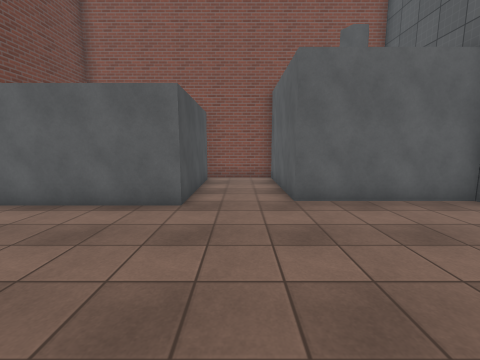
View 1 (above)

18 first-person views from a walk through a scene from a Unity 3-D project. The camera is 1.5 m above the floor, tilts 8° down and sees 90° across. The floor is counted in squares, 1 m on a side. Each view is taken from the middle of a square. On the plan, view 1 faces up. The plan holds only what a view shows up to about 13 squares ahead; the rest is blank. The player is left out. Surface patterns are stand-ins for the level's own textures.

View 2
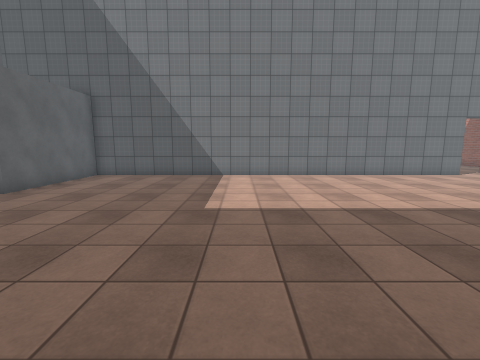

View 3
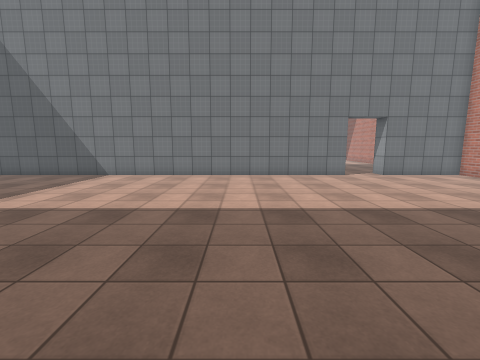

View 4
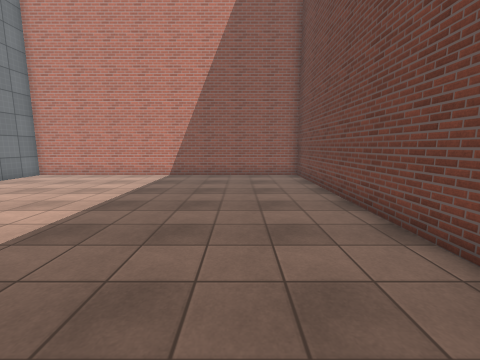

View 5
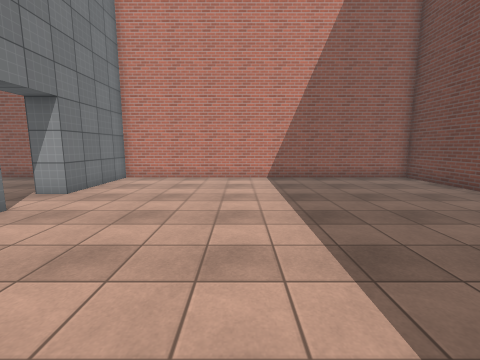

View 6
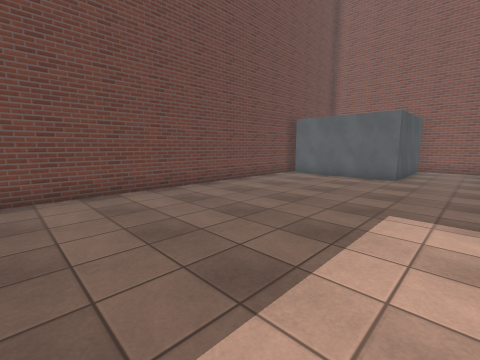

View 7
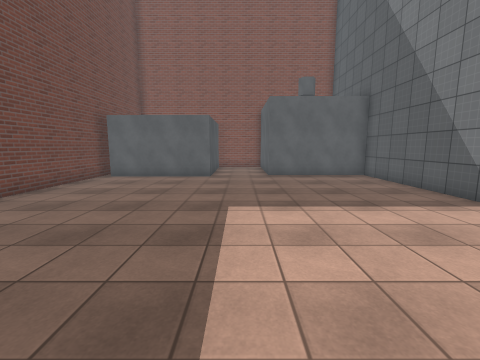

View 8
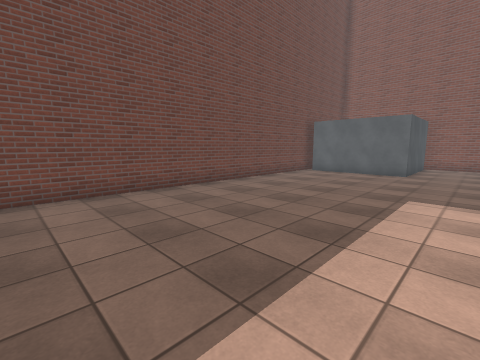

View 9
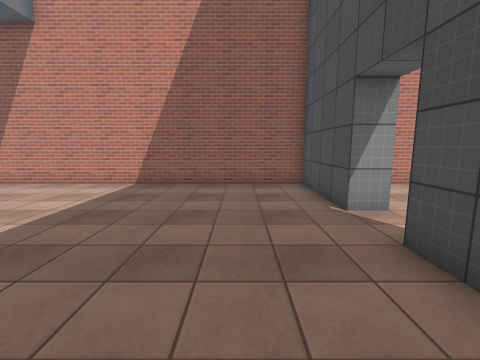

View 10
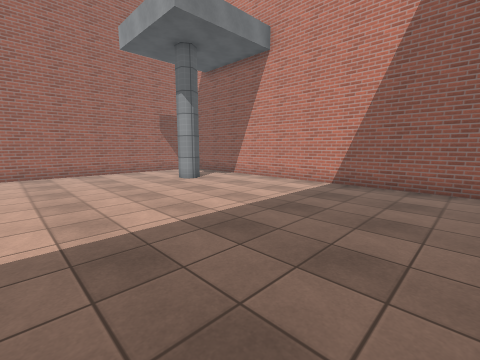

View 11
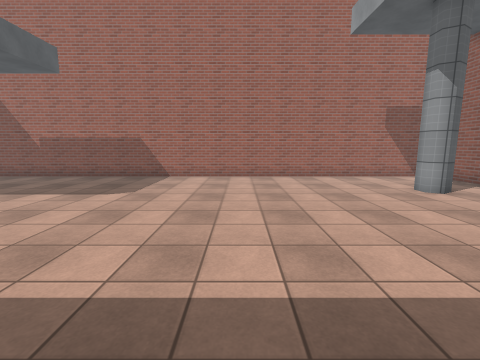

View 12
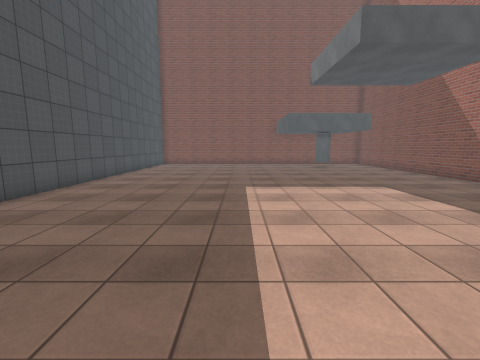

View 13
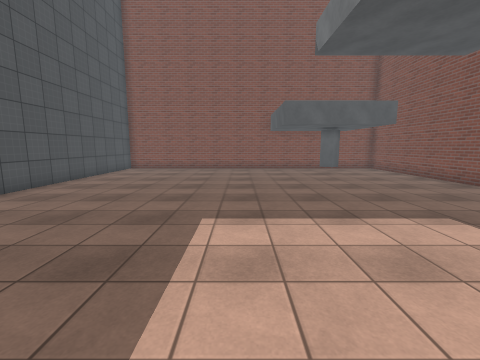

View 14
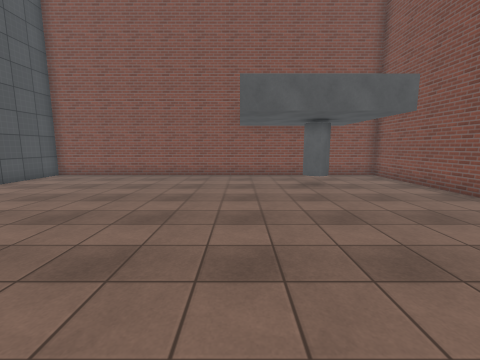

View 15
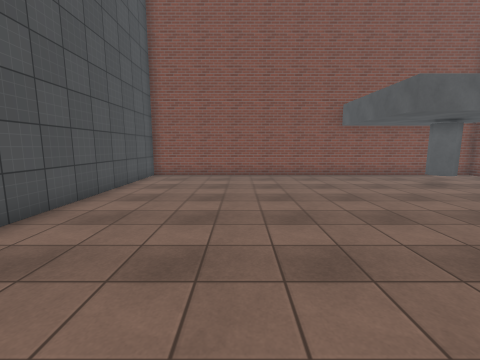

View 16
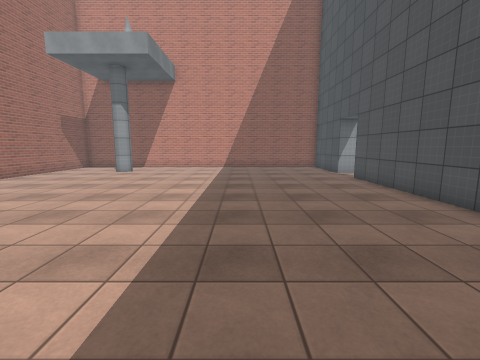

View 17
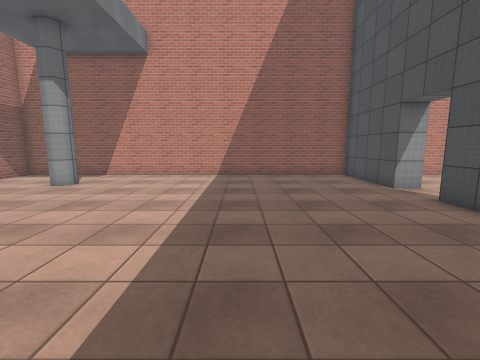

View 18
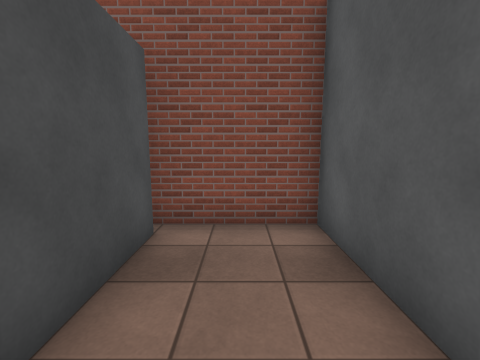

### Floor plan
Ten units are one square. View 1 is at (0, 0); x grows to the right and y downward. Boxes are objects, and circles mark ways between rooms. Rooms are numbered by the first view taken in them; rooms with no view inside come last. Other rooms are left out.
<svg viewBox="-75 -120 320 311">
<path fill="none" stroke="#000" d="M65 126 65 -65 15 -65 15 -115 -18 -115M65 186 65 145 75 145M-70 -70 -70 185 70 185M-15 -110 -15 -60 -65 -60M75 64 75 125M75 145 75 185M70 185 240 185 240 -115 75 -115 75 26"/>
<circle cx="70" cy="135" r="3" fill="#2a7"/>
<text x="0" y="60">1</text>
<text x="150" y="40">2</text>
</svg>
Room 1 opens to room 2.

Where each view was taken, in squares from view 1:
view 1: 0 up, 0 right, facing up
view 2: 1 down, 6 left, facing right
view 3: 7 down, 6 left, facing right
view 4: 6 down, 4 left, facing down
view 5: 7 down, 1 right, facing down
view 6: 6 down, 1 right, facing up-left
view 7: 6 down, 0 right, facing up
view 8: 8 down, 1 right, facing up-left
view 9: 9 down, 10 right, facing down
view 10: 9 down, 10 right, facing down-right
view 11: 9 down, 12 right, facing right
view 12: 9 down, 14 right, facing up
view 13: 5 down, 15 right, facing up
view 14: 1 down, 17 right, facing up
view 15: 1 down, 12 right, facing up
view 16: 1 down, 13 right, facing down
view 17: 6 down, 13 right, facing down
view 18: 7 up, 0 right, facing up
